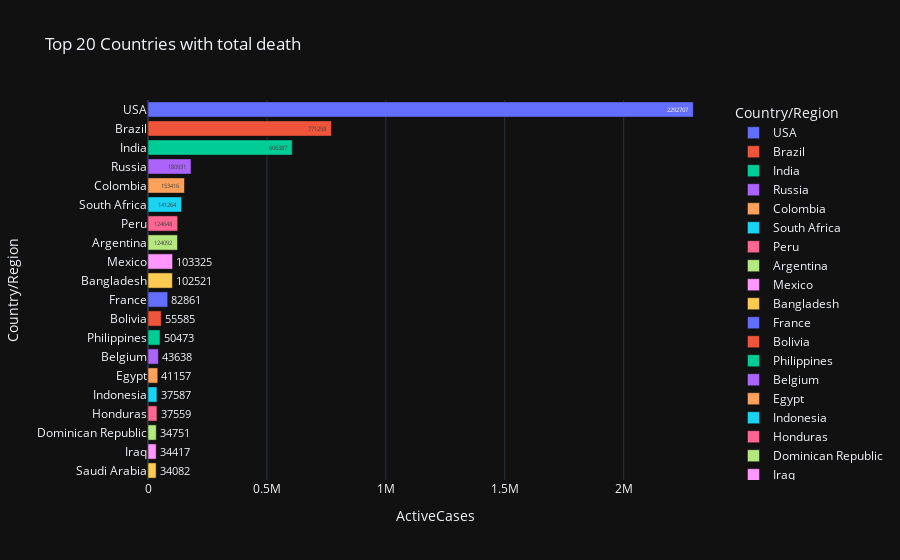

This figure's notebook cell:
### Code cell
total_active_cass = world_data.sort_values('ActiveCases', ascending=False).iloc[:20]
# plt.figure(figsize=(20, 10))
fig = px.bar(total_active_cass,
            x='ActiveCases', 
            y='Country/Region', 
            color='Country/Region', 
            text='ActiveCases',
            title='Top 20 Countries with Active Cases',
            template='plotly_dark',
            # rotation='90'
    )
# fig.update_layout(template='plotly_dark', title_text = 'Top 20 countries with confirmed case')
fig.show()
# plt.show()

### Figure 1 — Plotly figure (JSON) as saved in the notebook; plotly's stock layout.template omitted (floating-point values rounded to 4 significant figures)
{"data": [{"alignmentgroup": "True", "hovertemplate": "Country/Region=%{y}<br>ActiveCases=%{text}<extra></extra>", "legendgroup": "USA", "marker": {"color": "#636efa", "pattern": {"shape": ""}}, "name": "USA", "offsetgroup": "USA", "orientation": "h", "showlegend": true, "text": [2292707], "textposition": "auto", "type": "bar", "x": [2292707], "xaxis": "x", "y": ["USA"], "yaxis": "y"}, {"alignmentgroup": "True", "hovertemplate": "Country/Region=%{y}<br>ActiveCases=%{text}<extra></extra>", "legendgroup": "Brazil", "marker": {"color": "#EF553B", "pattern": {"shape": ""}}, "name": "Brazil", "offsetgroup": "Brazil", "orientation": "h", "showlegend": true, "text": [771258], "textposition": "auto", "type": "bar", "x": [771258], "xaxis": "x", "y": ["Brazil"], "yaxis": "y"}, {"alignmentgroup": "True", "hovertemplate": "Country/Region=%{y}<br>ActiveCases=%{text}<extra></extra>", "legendgroup": "India", "marker": {"color": "#00cc96", "pattern": {"shape": ""}}, "name": "India", "offsetgroup": "India", "orientation": "h", "showlegend": true, "text": [606387], "textposition": "auto", "type": "bar", "x": [606387], "xaxis": "x", "y": ["India"], "yaxis": "y"}, {"alignmentgroup": "True", "hovertemplate": "Country/Region=%{y}<br>ActiveCases=%{text}<extra></extra>", "legendgroup": "Russia", "marker": {"color": "#ab63fa", "pattern": {"shape": ""}}, "name": "Russia", "offsetgroup": "Russia", "orientation": "h", "showlegend": true, "text": [180931], "textposition": "auto", "type": "bar", "x": [180931], "xaxis": "x", "y": ["Russia"], "yaxis": "y"}, {"alignmentgroup": "True", "hovertemplate": "Country/Region=%{y}<br>ActiveCases=%{text}<extra></extra>", "legendgroup": "Colombia", "marker": {"color": "#FFA15A", "pattern": {"shape": ""}}, "name": "Colombia", "offsetgroup": "Colombia", "orientation": "h", "showlegend": true, "text": [153416], "textposition": "auto", "type": "bar", "x": [153416], "xaxis": "x", "y": ["Colombia"], "yaxis": "y"}, {"alignmentgroup": "True", "hovertemplate": "Country/Region=%{y}<br>ActiveCases=%{text}<extra></extra>", "legendgroup": "South Africa", "marker": {"color": "#19d3f3", "pattern": {"shape": ""}}, "name": "South Africa", "offsetgroup": "South Africa", "orientation": "h", "showlegend": true, "text": [141264], "textposition": "auto", "type": "bar", "x": [141264], "xaxis": "x", "y": ["South Africa"], "yaxis": "y"}, {"alignmentgroup": "True", "hovertemplate": "Country/Region=%{y}<br>ActiveCases=%{text}<extra></extra>", "legendgroup": "Peru", "marker": {"color": "#FF6692", "pattern": {"shape": ""}}, "name": "Peru", "offsetgroup": "Peru", "orientation": "h", "showlegend": true, "text": [124648], "textposition": "auto", "type": "bar", "x": [124648], "xaxis": "x", "y": ["Peru"], "yaxis": "y"}, {"alignmentgroup": "True", "hovertemplate": "Country/Region=%{y}<br>ActiveCases=%{text}<extra></extra>", "legendgroup": "Argentina", "marker": {"color": "#B6E880", "pattern": {"shape": ""}}, "name": "Argentina", "offsetgroup": "Argentina", "orientation": "h", "showlegend": true, "text": [124092], "textposition": "auto", "type": "bar", "x": [124092], "xaxis": "x", "y": ["Argentina"], "yaxis": "y"}, {"alignmentgroup": "True", "hovertemplate": "Country/Region=%{y}<br>ActiveCases=%{text}<extra></extra>", "legendgroup": "Mexico", "marker": {"color": "#FF97FF", "pattern": {"shape": ""}}, "name": "Mexico", "offsetgroup": "Mexico", "orientation": "h", "showlegend": true, "text": [103325], "textposition": "auto", "type": "bar", "x": [103325], "xaxis": "x", "y": ["Mexico"], "yaxis": "y"}, {"alignmentgroup": "True", "hovertemplate": "Country/Region=%{y}<br>ActiveCases=%{text}<extra></extra>", "legendgroup": "Bangladesh", "marker": {"color": "#FECB52", "pattern": {"shape": ""}}, "name": "Bangladesh", "offsetgroup": "Bangladesh", "orientation": "h", "showlegend": true, "text": [102521], "textposition": "auto", "type": "bar", "x": [102521], "xaxis": "x", "y": ["Bangladesh"], "yaxis": "y"}, {"alignmentgroup": "True", "hovertemplate": "Country/Region=%{y}<br>ActiveCases=%{text}<extra></extra>", "legendgroup": "France", "marker": {"color": "#636efa", "pattern": {"shape": ""}}, "name": "France", "offsetgroup": "France", "orientation": "h", "showlegend": true, "text": [82861], "textposition": "auto", "type": "bar", "x": [82861], "xaxis": "x", "y": ["France"], "yaxis": "y"}, {"alignmentgroup": "True", "hovertemplate": "Country/Region=%{y}<br>ActiveCases=%{text}<extra></extra>", "legendgroup": "Bolivia", "marker": {"color": "#EF553B", "pattern": {"shape": ""}}, "name": "Bolivia", "offsetgroup": "Bolivia", "orientation": "h", "showlegend": true, "text": [55585], "textposition": "auto", "type": "bar", "x": [55585], "xaxis": "x", "y": ["Bolivia"], "yaxis": "y"}, {"alignmentgroup": "True", "hovertemplate": "Country/Region=%{y}<br>ActiveCases=%{text}<extra></extra>", "legendgroup": "Philippines", "marker": {"color": "#00cc96", "pattern": {"shape": ""}}, "name": "Philippines", "offsetgroup": "Philippines", "orientation": "h", "showlegend": true, "text": [50473], "textposition": "auto", "type": "bar", "x": [50473], "xaxis": "x", "y": ["Philippines"], "yaxis": "y"}, {"alignmentgroup": "True", "hovertemplate": "Country/Region=%{y}<br>ActiveCases=%{text}<extra></extra>", "legendgroup": "Belgium", "marker": {"color": "#ab63fa", "pattern": {"shape": ""}}, "name": "Belgium", "offsetgroup": "Belgium", "orientation": "h", "showlegend": true, "text": [43638], "textposition": "auto", "type": "bar", "x": [43638], "xaxis": "x", "y": ["Belgium"], "yaxis": "y"}, {"alignmentgroup": "True", "hovertemplate": "Country/Region=%{y}<br>ActiveCases=%{text}<extra></extra>", "legendgroup": "Egypt", "marker": {"color": "#FFA15A", "pattern": {"shape": ""}}, "name": "Egypt", "offsetgroup": "Egypt", "orientation": "h", "showlegend": true, "text": [41157], "textposition": "auto", "type": "bar", "x": [41157], "xaxis": "x", "y": ["Egypt"], "yaxis": "y"}, {"alignmentgroup": "True", "hovertemplate": "Country/Region=%{y}<br>ActiveCases=%{text}<extra></extra>", "legendgroup": "Indonesia", "marker": {"color": "#19d3f3", "pattern": {"shape": ""}}, "name": "Indonesia", "offsetgroup": "Indonesia", "orientation": "h", "showlegend": true, "text": [37587], "textposition": "auto", "type": "bar", "x": [37587], "xaxis": "x", "y": ["Indonesia"], "yaxis": "y"}, {"alignmentgroup": "True", "hovertemplate": "Country/Region=%{y}<br>ActiveCases=%{text}<extra></extra>", "legendgroup": "Honduras", "marker": {"color": "#FF6692", "pattern": {"shape": ""}}, "name": "Honduras", "offsetgroup": "Honduras", "orientation": "h", "showlegend": true, "text": [37559], "textposition": "auto", "type": "bar", "x": [37559], "xaxis": "x", "y": ["Honduras"], "yaxis": "y"}, {"alignmentgroup": "True", "hovertemplate": "Country/Region=%{y}<br>ActiveCases=%{text}<extra></extra>", "legendgroup": "Dominican Republic", "marker": {"color": "#B6E880", "pattern": {"shape": ""}}, "name": "Dominican Republic", "offsetgroup": "Dominican Republic", "orientation": "h", "showlegend": true, "text": [34751], "textposition": "auto", "type": "bar", "x": [34751], "xaxis": "x", "y": ["Dominican Republic"], "yaxis": "y"}, {"alignmentgroup": "True", "hovertemplate": "Country/Region=%{y}<br>ActiveCases=%{text}<extra></extra>", "legendgroup": "Iraq", "marker": {"color": "#FF97FF", "pattern": {"shape": ""}}, "name": "Iraq", "offsetgroup": "Iraq", "orientation": "h", "showlegend": true, "text": [34417], "textposition": "auto", "type": "bar", "x": [34417], "xaxis": "x", "y": ["Iraq"], "yaxis": "y"}, {"alignmentgroup": "True", "hovertemplate": "Country/Region=%{y}<br>ActiveCases=%{text}<extra></extra>", "legendgroup": "Saudi Arabia", "marker": {"color": "#FECB52", "pattern": {"shape": ""}}, "name": "Saudi Arabia", "offsetgroup": "Saudi Arabia", "orientation": "h", "showlegend": true, "text": [34082], "textposition": "auto", "type": "bar", "x": [34082], "xaxis": "x", "y": ["Saudi Arabia"], "yaxis": "y"}], "layout": {"barmode": "relative", "legend": {"title": {"text": "Country/Region"}, "tracegroupgap": 0}, "title": {"text": "Top 20 Countries with total death"}, "xaxis": {"anchor": "y", "domain": [0, 1], "title": {"text": "ActiveCases"}}, "yaxis": {"anchor": "x", "categoryarray": ["Saudi Arabia", "Iraq", "Dominican Republic", "Honduras", "Indonesia", "Egypt", "Belgium", "Philippines", "Bolivia", "France", "Bangladesh", "Mexico", "Argentina", "Peru", "South Africa", "Colombia", "Russia", "India", "Brazil", "USA"], "categoryorder": "array", "domain": [0, 1], "title": {"text": "Country/Region"}}}}
